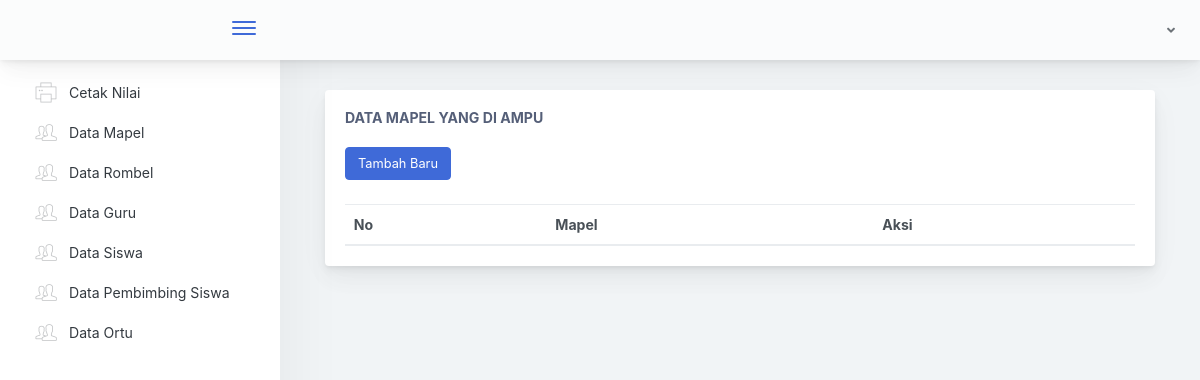
Before: /Tu/gurumapel/12123242 with the older database file.
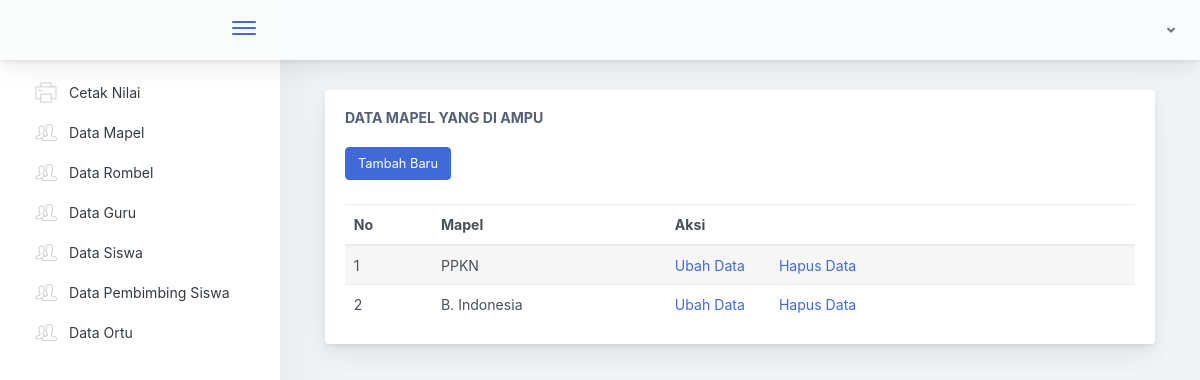
After: the same page with the newer database file.
### tables this page shows
CREATE TABLE `tb_guru_mapel` (
  `id_guru_mapel` int NOT NULL,
  `nip` int NOT NULL,
  `id_mapel` int NOT NULL
);

CREATE TABLE `tb_mapel` (
  `id_mapel` int NOT NULL,
  `mapel` varchar(50) NOT NULL,
  `id_jenpel` int NOT NULL
);

### application/controllers/Tu.php (called while the page is built, shortened)
<?php
class Tu extends CI_Controller {
  public function __construct()
  {
    $this->load->model('M_Nilai');
    $this->load->model('SaveModel');
    $this->load->model('TuModel');
    $this->load->library('form_validation');
  }
  public function gurumapel($nip)
  {
    $data['nipguru'] = $this->db->query("SELECT * FROM tb_guru WHERE nip = $nip")->row();
    $data['dtgurumapel'] = $this->db->query("SELECT * FROM tb_mapel,tb_guru_mapel WHERE tb_guru_mapel.nip = $nip AND tb_guru_mapel.id_mapel = tb_mapel.id_mapel")->result();
    $this->load->view('tu/gurumapel', $data);
  }
}

### index.php (called while the page is built, shortened)
<?php
require_once BASEPATH.'core/CodeIgniter.php';

### application/views/tu/gurumapel.php (the view, shortened to what this page needs)
<!doctype html>
<html lang="en">
<head>
</head>
<body>
        <div class="app-main">
                <div class="app-main__outer">
                    <div class="app-main__inner">
                        <div class="col-lg-12">
                                <div class="main-card mb-3 card">
                                    <div class="card-body"><h5 class="card-title">Data Mapel yang Di Ampu</h5>
                                    <a href="<?= base_url('Tu/addgurumapel') ?>/<?php echo $nipguru->nip?>" class="btn btn-primary mt-2 mb-4">Tambah Baru</a>
                                        <table class="mb-0 table table-striped">
                                            <thead>
                                            <tr>
                                                <th>No</th>
                                                <th>Mapel</th>
                                                <th>Aksi</th>
                                            </tr>
                                            </thead>
                                            <tbody>
                                                <?php
                                                $no = 1;
                                                foreach ($dtgurumapel as $key) {
                                                    ?>
                                            <tr>
                                                <td><?php echo $no++ ?></td>
                                                <td><?php echo $key->mapel ?></td>
                                                <td>
                                                    <a href="<?php echo base_url('Tu/editgurumapel')?>/<?php echo $key->id_mapel?>" style="margin-right: 30px;">Ubah Data</a>
                                                    <a href="<?php echo base_url('Tu/hapusgurumapel')?>/<?php echo $key->id_mapel?>">Hapus Data</a>
                                                </td>
                                            </tr>
                                                <?php
                                            }
                                                ?>
                                            </tbody>
                                        </table>
                                    </div>
                                </div>
                            </div>
                        </div>
        </div>
    </div>
</body>
</html>

Changed rows visible on the page:
added tb_guru_mapel: id_mapel.mapel "PPKN"
added tb_guru_mapel: id_mapel.mapel "B. Indonesia"
